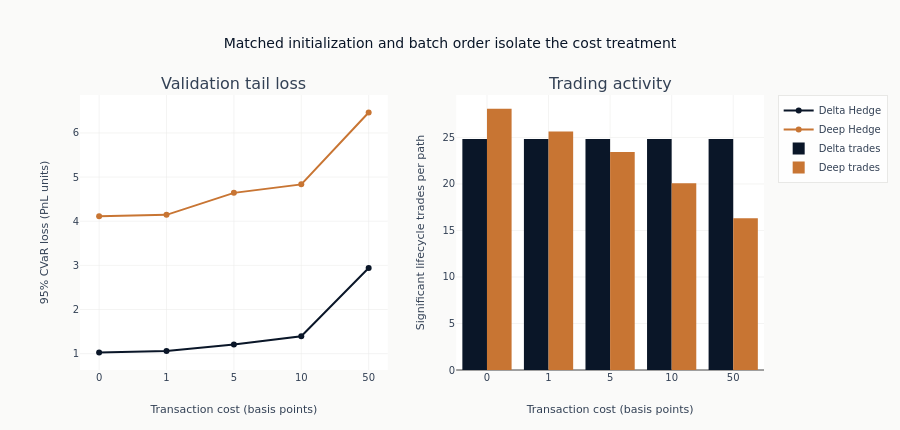

Notebook code cell kept with this figure:
### Markdown cell above
The cost levels are categorical basis-point treatments, not a continuous fitted curve. The short
matched-budget sweep diagnoses cost response; it is not a ranking of converged policies.

### Code cell
cost_labels = [f"{10_000 * row['cost']:.0f}" for row in cost_results]
deep_cvars = [row["deep_cvar"] for row in cost_results]
delta_cvars = [row["delta_cvar"] for row in cost_results]
deep_trades_by_cost = [row["deep_mean_trades"] for row in cost_results]
delta_trades_by_cost = [row["delta_mean_trades"] for row in cost_results]
fig = make_subplots(rows=1, cols=2, subplot_titles=["Validation tail loss", "Trading activity"])
fig.add_trace(
    go.Scatter(x=cost_labels, y=delta_cvars, name="Delta Hedge", line=dict(color=COLORS["blue"])),
    row=1,
    col=1,
)
fig.add_trace(
    go.Scatter(x=cost_labels, y=deep_cvars, name="Deep Hedge", line=dict(color=COLORS["copper"])),
    row=1,
    col=1,
)
fig.add_trace(
    go.Bar(x=cost_labels, y=delta_trades_by_cost, name="Delta trades", marker_color=COLORS["blue"]),
    row=1,
    col=2,
)
fig.add_trace(
    go.Bar(x=cost_labels, y=deep_trades_by_cost, name="Deep trades", marker_color=COLORS["copper"]),
    row=1,
    col=2,
)
fig.update_xaxes(title_text="Transaction cost (basis points)", type="category")
fig.update_yaxes(title_text="95% CVaR loss (PnL units)", row=1, col=1)
fig.update_yaxes(title_text="Significant lifecycle trades per path", row=1, col=2)
fig.update_layout(
    title="Matched initialization and batch order isolate the cost treatment",
    barmode="group",
    height=430,
    margin=dict(t=95, b=60),
)
fig.show()

### Figure 1 — Plotly figure (JSON) as saved in the notebook; plotly's stock layout.template omitted (floating-point values rounded to 4 significant figures)
{"data": [{"line": {"color": "#0a1628"}, "name": "Delta Hedge", "type": "scatter", "x": ["0", "1", "5", "10", "50"], "xaxis": "x", "y": [1.027, 1.063, 1.208, 1.393, 2.942], "yaxis": "y"}, {"line": {"color": "#C87533"}, "name": "Deep Hedge", "type": "scatter", "x": ["0", "1", "5", "10", "50"], "xaxis": "x", "y": [4.111, 4.145, 4.642, 4.835, 6.463], "yaxis": "y"}, {"marker": {"color": "#0a1628"}, "name": "Delta trades", "type": "bar", "x": ["0", "1", "5", "10", "50"], "xaxis": "x2", "y": [24.83, 24.83, 24.83, 24.83, 24.83], "yaxis": "y2"}, {"marker": {"color": "#C87533"}, "name": "Deep trades", "type": "bar", "x": ["0", "1", "5", "10", "50"], "xaxis": "x2", "y": [28.08, 25.63, 23.43, 20.08, 16.3], "yaxis": "y2"}], "layout": {"annotations": [{"font": {"size": 16}, "showarrow": false, "text": "Validation tail loss", "x": 0.225, "xanchor": "center", "xref": "paper", "y": 1.0, "yanchor": "bottom", "yref": "paper"}, {"font": {"size": 16}, "showarrow": false, "text": "Trading activity", "x": 0.775, "xanchor": "center", "xref": "paper", "y": 1.0, "yanchor": "bottom", "yref": "paper"}], "barmode": "group", "height": 430, "margin": {"b": 60, "t": 95}, "title": {"text": "Matched initialization and batch order isolate the cost treatment"}, "xaxis": {"anchor": "y", "domain": [0.0, 0.45], "title": {"text": "Transaction cost (basis points)"}, "type": "category"}, "xaxis2": {"anchor": "y2", "domain": [0.55, 1.0], "title": {"text": "Transaction cost (basis points)"}, "type": "category"}, "yaxis": {"anchor": "x", "domain": [0.0, 1.0], "title": {"text": "95% CVaR loss (PnL units)"}}, "yaxis2": {"anchor": "x2", "domain": [0.0, 1.0], "title": {"text": "Significant lifecycle trades per path"}}}}
